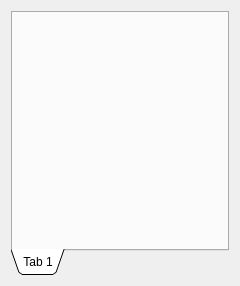
<ui version="4.0" >
 <class>BufferViewWidget</class>
 <widget class="QDialog" name="BufferViewWidget" >
  <property name="geometry" >
   <rect>
    <x>0</x>
    <y>0</y>
    <width>240</width>
    <height>286</height>
   </rect>
  </property>
  <property name="windowTitle" >
   <string>Select Buffer</string>
  </property>
  <layout class="QVBoxLayout" >
   <item>
    <widget class="QTabWidget" name="tabWidget" >
     <property name="tabPosition" >
      <enum>QTabWidget::South</enum>
     </property>
     <property name="tabShape" >
      <enum>QTabWidget::Triangular</enum>
     </property>
     <property name="currentIndex" >
      <number>0</number>
     </property>
     <widget class="QWidget" name="tab" >
      <attribute name="title" >
       <string>Tab 1</string>
      </attribute>
      <layout class="QVBoxLayout" />
     </widget>
    </widget>
   </item>
  </layout>
 </widget>
 <resources/>
 <connections/>
</ui>
